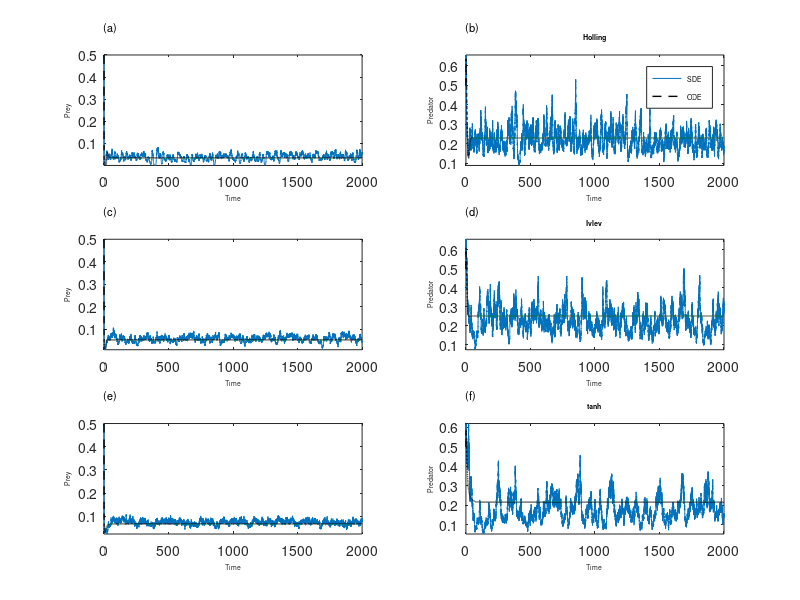

The MATLAB source for this figure: (Note: a time limit stopped this script after it produced the figure.)
%%% FB 31/03/2019 -- SDE version of RMA model to verify is structural sensitivity still works in a stochastic context
%%% This code has no functions (on purpose), because the integration algorithm uses brute force and hence we need to maximize speed
%%% 01/04/19 -- adds the tanh functional response

clc
clear all
close all

randn('seed',10)

%tic

% ------------------- Parameters --------------------------------%

r=1;
m=0.1;
epsilon=1;

a_H = 3.05;
b_H = 2.68;

a_I = 1;
b_I = 2;

a_T = 0.99;
b_T = 1.48;

x=linspace(0,10,1000)
figure,
subplot(121) 
hold on
plot(x,(a_H*x)./(1+b_H*x),'k-')
plot(x,a_I*(1-exp(-b_I*x)),'b-')
plot(x,a_T*tanh(b_T*x),'r-')
hold off
subplot(122) %% Something possibly smarter
C = 1
D = 0.5/log(2)
hold on
plot(x,(C*x)./(D+x),'k-')
plot(x,C*(1-exp(-log(2)*x/D)),'b-')
hold off
%% Ivlev saturates more slowly

% trigo functional response to implement

%---------------- Stochasticity ---------------------------------% 

%%% sigmaE = 0.5; % Intrinsic noise SD (I started with sigmaE=0.1 or 0.5)
sigmaE = 0.1
%sigmaE=0.05
%------------------- Numerical integration stuff ----------------% 
intervals = 20; %50 -> dt = 0.02, 20-> dt = 0.05
dt=1.0/intervals;  %-> NB decrease the timestep below theirs - they use RK4
T_max=2000; %50.0 or 8000
timevec=linspace(0,T_max,intervals*T_max+1);

%-------------------- Loop on K ---------------------------------%

%K=0.1:0.5:2.6;
K=0.1:0.005:1.5
length_stored=3000; %1500
%previously the last 1500 but 800/0.05 = 16 000, so this meant 75 time units and only 3.75 periods on average around the bifurcation point. Not much considering the period can increase. 
% Hence we now pick 1 every 10 time points (see below) of 30000 points which means 1500 time units (the 500 first time units are a warm-up to remove transients). 
% This helps to compute quantiles. 
nmatrix=zeros(length(K),length_stored);
pmatrix=zeros(length(K),length_stored);
n2matrix=zeros(length(K),length_stored);
p2matrix=zeros(length(K),length_stored);

nmatrix_I=zeros(length(K),length_stored);
pmatrix_I=zeros(length(K),length_stored);
n2matrix_I=zeros(length(K),length_stored);
p2matrix_I=zeros(length(K),length_stored);

nmatrix_T=zeros(length(K),length_stored);
pmatrix_T=zeros(length(K),length_stored);
n2matrix_T=zeros(length(K),length_stored);
p2matrix_T=zeros(length(K),length_stored);

for (kk=1:length(K)),

disp(kk)

%%% That's what would be logical but here epsilon=1 goes against logic
%n(1) = 0.1;
%p(1) = 0.05;
%n2(1) = 0.1;
%p2(1) = 0.05;

n(1) = 0.5;
p(1) = 0.5;
n2(1) = 0.5;
p2(1) = 0.5;

n_I(1) = 0.5;
p_I(1) = 0.5;
n2_I(1) = 0.5;
p2_I(1) = 0.5;

n_T(1) = 0.5;
p_T(1) = 0.5;
n2_T(1) = 0.5;
p2_T(1) = 0.5;


%-------------------- Loop on time ------------------------------%
ki=1;
t=0.0;
while(t<(T_max-dt))

PreyGrowth = r*n(ki)*(1-n(ki)/K(kk));
Predation = (a_H*n(ki)*p(ki))/(b_H*n(ki)+1);
PredGrowth = epsilon*Predation-m*p(ki);

PreyGrowth2 = r*n2(ki)*(1-n2(ki)/K(kk));
Predation2 = (a_H*n2(ki)*p2(ki))/(b_H*n2(ki)+1);
PredGrowth2 = epsilon*Predation2-m*p2(ki);

PreyGrowth_I = r*n_I(ki)*(1-n_I(ki)/K(kk));
Predation_I = a_I*(1-exp(-b_I*n_I(ki)))*p_I(ki);
PredGrowth_I = epsilon*Predation_I-m*p_I(ki);

PreyGrowth2_I = r*n2_I(ki)*(1-n2_I(ki)/K(kk));
Predation2_I = a_I*(1-exp(-b_I*n2_I(ki)))*p2_I(ki);
PredGrowth2_I = epsilon*Predation2_I-m*p2_I(ki);

PreyGrowth_T = r*n_T(ki)*(1-n_T(ki)/K(kk));
Predation_T = a_T*tanh(b_T*n_T(ki))*p_T(ki);
PredGrowth_T = epsilon*Predation_T-m*p_T(ki);

PreyGrowth2_T = r*n2_T(ki)*(1-n2_T(ki)/K(kk));
Predation2_T =  a_T*tanh(b_T*n2_T(ki))*p2_T(ki);
PredGrowth2_T = epsilon*Predation2_T-m*p2_T(ki);


%----------------------------------------------------%
%%% This is Euler-Maruyama (simplest) scheme 
%%% Multiplication by abundance for environmental stochasticity (instead of sqrt(abundance) for dem. stoch. see S. Engen papers)
% Env. stochasticity
StochCompPrey = sigmaE*n(ki)*sqrt(dt)*randn; % Standard deviation of the Wiener process increment is sqrt(dt)
StochCompPred = sigmaE*p(ki)*sqrt(dt)*randn; % We use the same sigmaE for parsimony, though there's no other reason
StochCompPrey_I = sigmaE*n_I(ki)*sqrt(dt)*randn; % Standard deviation of the Wiener process increment is sqrt(dt)
StochCompPred_I = sigmaE*p_I(ki)*sqrt(dt)*randn;
StochCompPrey_T = sigmaE*n_T(ki)*sqrt(dt)*randn; % Standard deviation of the Wiener process increment is sqrt(dt)
StochCompPred_T = sigmaE*p_T(ki)*sqrt(dt)*randn;

%----------------------------------------------------%
n(ki+1) = n(ki) + dt*(PreyGrowth - Predation) + StochCompPrey;%+ DemogCompPrey; % Only env. stoch. on the prey
p(ki+1) = p(ki) + dt*PredGrowth + StochCompPred ; % + DemogCompPred Put only dem. stoch. on the predator, ideally

% deterministic equivalent
n2(ki+1) = n2(ki) + dt*(PreyGrowth2 - Predation2); % 
p2(ki+1) = p2(ki) + dt*PredGrowth2; %

n_I(ki+1) = n_I(ki) + dt*(PreyGrowth_I - Predation_I) + StochCompPrey_I;%+ DemogCompPrey; % Only env. stoch. on the prey
p_I(ki+1) = p_I(ki) + dt*PredGrowth_I + StochCompPred_I ; % + DemogCompPred Put only dem. stoch. on the predator, ideally

% deterministic equivalent
n2_I(ki+1) = n2_I(ki) + dt*(PreyGrowth2_I - Predation2_I); % 
p2_I(ki+1) = p2_I(ki) + dt*PredGrowth2_I; %

n_T(ki+1) = n_T(ki) + dt*(PreyGrowth_T - Predation_T) + StochCompPrey_T;%+ DemogCompPrey; % Only env. stoch. on the prey
p_T(ki+1) = p_T(ki) + dt*PredGrowth_T + StochCompPred_T ; % + DemogCompPred Put only dem. stoch. on the predator, ideally

% deterministic equivalent
n2_T(ki+1) = n2_T(ki) + dt*(PreyGrowth2_T - Predation2_T); % 
p2_T(ki+1) = p2_T(ki) + dt*PredGrowth2_T; %


ki=ki+1;
t=t+dt;
end
%-----------------------end of time loop --------------------------%

%% plot the time series
%if (0==1), %should forbid plotting
if (K(kk)==0.1 | K(kk)==0.5 | K(kk)==1), 
set(gca,'FontSize',7,'FontName','Arial')

figure,
subplot(321)
plot(timevec,n,timevec,n2,'k--','LineWidth',1)
ylabel('\fontsize{7}Prey')
xlabel('\fontsize{7}Time')
xAX = get(gca,'XAxis');
set(xAX,'FontSize',7);
yAX = get(gca,'YAxis');
set(yAX,'FontSize',7);
text(0,1.25,'(a)','Units','normalized','Fontsize',8)
axis tight

subplot(322)
plot(timevec,p,timevec,p2,'k--','LineWidth',1)
ylabel('\fontsize{7}Predator')
legend('\fontsize{7}SDE', '\fontsize{7}ODE','Location','northeast')% 'northeastoutside' shrinks the x-axis and best is not really best
axis tight
xlabel('\fontsize{7}Time')
xAX = get(gca,'XAxis');
set(xAX,'FontSize',7);
yAX = get(gca,'YAxis');
set(yAX,'FontSize',7);
title('\fontsize{7}Holling')
text(0,1.25,'(b)','Units','normalized','Fontsize',8)

subplot(323)
plot(timevec,n_I,timevec,n2_I,'k--','LineWidth',1)
ylabel('\fontsize{7}Prey')
xlabel('\fontsize{7}Time')
xAX = get(gca,'XAxis');
set(xAX,'FontSize',7);
yAX = get(gca,'YAxis');
set(yAX,'FontSize',7);
text(0,1.25,'(c)','Units','normalized','Fontsize',8)
axis tight

subplot(324)
plot(timevec,p_I,timevec,p2_I,'k--','LineWidth',1)
ylabel('\fontsize{7}Predator')
%legend('SDE', 'ODE')
axis tight
xlabel('\fontsize{7}Time')
title('\fontsize{7}Ivlev')
xAX = get(gca,'XAxis');
set(xAX,'FontSize',7);
yAX = get(gca,'YAxis');
set(yAX,'FontSize',7);
text(0,1.25,'(d)','Units','normalized','Fontsize',8)

subplot(325)
plot(timevec,n_T,timevec,n2_T,'k--','LineWidth',1)
ylabel('\fontsize{7}Prey')
xlabel('\fontsize{7}Time')
xAX = get(gca,'XAxis');
set(xAX,'FontSize',7);
yAX = get(gca,'YAxis');
set(yAX,'FontSize',7);
text(0,1.25,'(e)','Units','normalized','Fontsize',8)
axis tight

subplot(326)
plot(timevec,p_T,timevec,p2_T,'k--','LineWidth',1)
ylabel('\fontsize{7}Predator')
%legend('SDE', 'ODE')
axis tight
xlabel('\fontsize{7}Time')
title('\fontsize{7}tanh')
xAX = get(gca,'XAxis');
set(xAX,'FontSize',7);
yAX = get(gca,'YAxis');
set(yAX,'FontSize',7);
text(0,1.25,'(f)','Units','normalized','Fontsize',8)

print(figure(gcf),'-dpng','-r600',['RMA_Traj_K',num2str(K(kk))]);
end


%% store the end of it - now every 10 points
nmatrix(kk,:)=n((end-10*length_stored+1):10:end);
pmatrix(kk,:)=p((end-10*length_stored+1):10:end);
n2matrix(kk,:)=n2((end-10*length_stored+1):10:end);
p2matrix(kk,:)=p2((end-10*length_stored+1):10:end);

nmatrix_I(kk,:)=n_I((end-10*length_stored+1):10:end);
pmatrix_I(kk,:)=p_I((end-10*length_stored+1):10:end);
n2matrix_I(kk,:)=n2_I((end-10*length_stored+1):10:end);
p2matrix_I(kk,:)=p2_I((end-10*length_stored+1):10:end);

nmatrix_T(kk,:)=n_T((end-10*length_stored+1):10:end);
pmatrix_T(kk,:)=p_T((end-10*length_stored+1):10:end);
n2matrix_T(kk,:)=n2_T((end-10*length_stored+1):10:end);
p2matrix_T(kk,:)=p2_T((end-10*length_stored+1):10:end);
end

%-----------------------end of K loop -----------------------------%
figure,
set(gca,'FontSize',7,'FontName','Arial'); %otherwise Helvetica

subplot(321)
plot(K,log(nmatrix),'k.','MarkerSize',2) 
hold on
plot(K,log(n2matrix),'r.','MarkerSize',2)
xlabel('')
ylabel('\fontsize{7}log(prey density)')
text(0,1.25,'(a)','Units','normalized','Fontsize',7)
axis([min(K) 1.25 -45 5])
xAX = get(gca,'XAxis');
set(xAX,'FontSize',7);
yAX = get(gca,'YAxis');
set(yAX,'FontSize',7);
title('\fontsize{7}Holling')
hold off


subplot(322)
plot(K,nmatrix,'k.','MarkerSize',2)
%plot(K,nmatrix,'ko','MarkerFaceColor','k','MarkerSize',2)
hold on
plot(K,quantile(nmatrix.',0.975),'Color',[0.7 0.7 0.7]) 
plot(K,n2matrix,'r.','MarkerSize',2)
xlabel('')
ylabel('\fontsize{7}prey density')
text(0,1.25,'(b)','Units','normalized','Fontsize',7)
axis([min(K) 1.25 0 2.5])
xAX = get(gca,'XAxis');
set(xAX,'FontSize',7);
yAX = get(gca,'YAxis');
set(yAX,'FontSize',7);
title('\fontsize{7}Holling')
hold off


subplot(323)
plot(K,log(nmatrix_I),'k.','MarkerSize',2)
hold on
plot(K,log(n2matrix_I),'r.','MarkerSize',2)
xlabel('')
ylabel('\fontsize{7}log(prey density)')
text(0,1.25,'(c)','Units','normalized','Fontsize',7)
axis([min(K) 1.5 -45 5])
xAX = get(gca,'XAxis');
set(xAX,'FontSize',7);
yAX = get(gca,'YAxis');
set(yAX,'FontSize',7);
title('\fontsize{7}Ivlev')
hold off

subplot(324)
plot(K,nmatrix_I,'k.','MarkerSize',2)
hold on
plot(K,quantile(nmatrix_I.',0.975),'Color',[0.7 0.7 0.7]) 
plot(K,n2matrix_I,'r.','MarkerSize',2)
xlabel('')
ylabel('\fontsize{7}prey density')
text(0,1.25,'(d)','Units','normalized','Fontsize',7)
axis([min(K) 1.5 0 2.5])
xAX = get(gca,'XAxis');
set(xAX,'FontSize',7);
yAX = get(gca,'YAxis');
set(yAX,'FontSize',7);
title('\fontsize{7}Ivlev')

subplot(325)
plot(K,log(nmatrix_T),'k.','MarkerSize',2)
hold on
plot(K,log(n2matrix_T),'r.','MarkerSize',2)
xlabel('\fontsize{7}K')
ylabel('\fontsize{7}log(prey density)')
text(0,1.25,'(e)','Units','normalized','Fontsize',7)
xAX = get(gca,'XAxis');
set(xAX,'FontSize',7);
yAX = get(gca,'YAxis');
set(yAX,'FontSize',7);
axis([min(K) 1.5 -45 5])
title('\fontsize{7}tanh')
hold off

subplot(326)
plot(K,nmatrix_T,'k.','MarkerSize',2)
hold on
plot(K,quantile(nmatrix_T.',0.975),'Color',[0.7 0.7 0.7]) 
plot(K,n2matrix_T,'r.','MarkerSize',2)
xlabel('\fontsize{7}K')
ylabel('\fontsize{7}prey density')
text(0,1.25,'(f)','Units','normalized','Fontsize',7)
axis([min(K) 1.5 0 2.5])
xAX = get(gca,'XAxis');
set(xAX,'FontSize',7);
yAX = get(gca,'YAxis');
set(yAX,'FontSize',7);
title('\fontsize{7}tanh')
hold off

%toc
%
print(figure(gcf),'-dpng','-r300','RMA_Kloop_sigma01');
